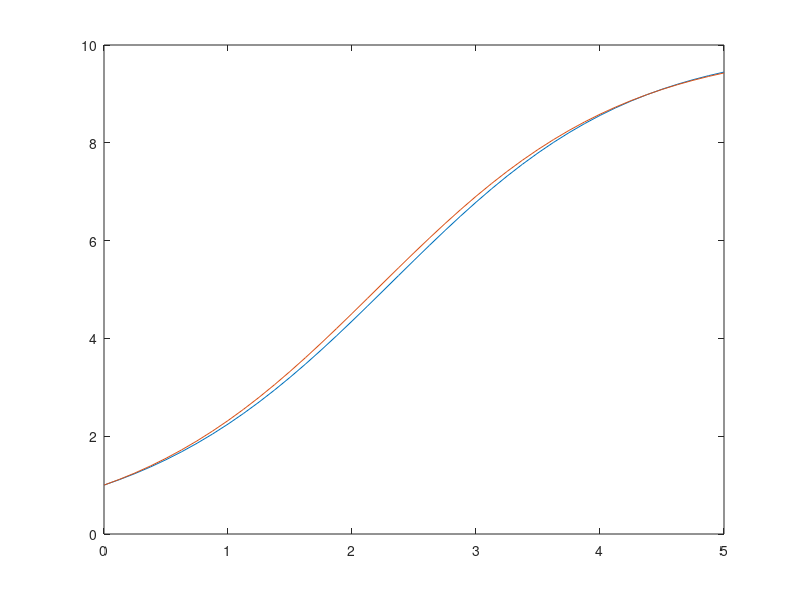

This chart was generated by the following MATLAB code:
clear;
clc;

tend = 5;
dt = 0.125;

%yhat = ExplicitEuler(fy,y0,dt,tend)
%ExplicitEuler Implement Explicit Euler method
%   Detailed explanation goes here
ts = 0:dt:tend;
yo = 1;
yhat = zeros(1,length(ts));
yhat(1) = yo;
for i=2:length(ts)
    ydot = (1 - yhat(i-1)/10)*yhat(i-1);
    yhat(i) = yhat(i-1)+ dt*ydot;
end
plot(ts,yhat);
hold on;




% 
% %%%heun solution
% for i=2:length(ts)
%     ydot = (1 - yhat(i-1)./10)*yhat(i-1);
%     yhat(i) = yhat(i-1)+ dt*ydot;
%     ynextdot = (1 - yhat(i)./10)*yhat(i);
%     yhat(i) = yhat(i-1)+ dt*(ydot+ynextdot)/2;
% end
% plot(ts,yhat);
% hold on;
% 
% 
% % runge kutta solution
% for i=2:length(ts)
%     y1dot = (1 - yhat(i-1)./10)*yhat(i-1);
%     yhat(i) = yhat(i-1)+ dt/2*y1dot;
%     y2dot = (1 - yhat(i)./10)*yhat(i);
%     yhat(i) = yhat(i-1)+ dt/2*y2dot;
%     y3dot = (1 - yhat(i)./10)*yhat(i);
%     yhat(i) = yhat(i-1)+ dt*y3dot;
%     y4dot = (1 - yhat(i)./10)*yhat(i);
%     yhat(i) = yhat(i-1)+ dt*(y1dot+2*y2dot+2*y3dot+y4dot)/6;
% end
% plot(ts,yhat);
% hold on;
% 
% %%exact solution
pExact = 10./(1+9.*exp(-ts));
plot(ts,pExact);
hold on;